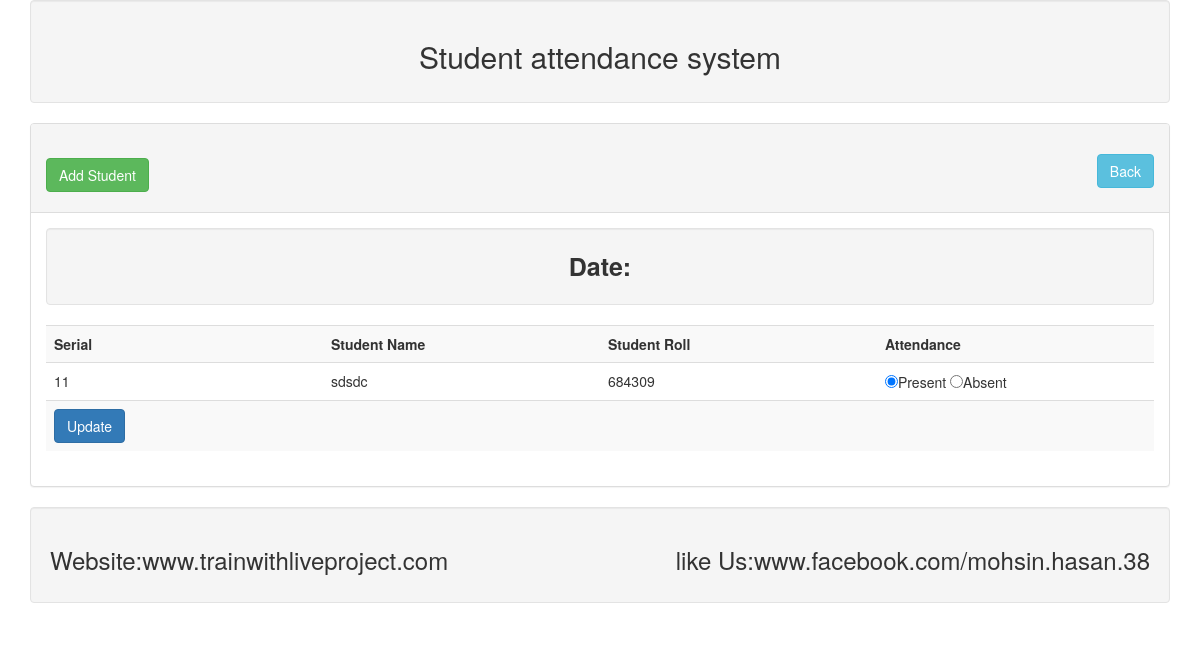
The page /student_view.php on the database its author committed.
### tables this page shows
CREATE TABLE `tbl_student` (
  `id` int(11) NOT NULL,
  `name` varchar(255) NOT NULL,
  `roll` int(11) NOT NULL
);

CREATE TABLE `tbl_attendance` (
  `id` int(11) NOT NULL,
  `roll` int(11) NOT NULL,
  `attend` varchar(30) NOT NULL,
  `attend_time` date NOT NULL
);

### library/Database.php (called while the page is built, shortened)
<?php
Class Database{
 public $host   = DB_HOST;
 public $user   = DB_USER;
 public $pass   = DB_PASS;
 public $dbname = DB_NAME;
 public $link;
private function connectDB(){
 $this->link = new mysqli($this->host, $this->user, $this->pass,
  $this->dbname);
 }
public function select($query){
  $result = $this->link->query($query) or
   die($this->link->error.__LINE__);
  if($result->num_rows > 0){
    return $result;
  } else {
    return false;
  }
 }
}
 ?>

### library/Student.php (called while the page is built, shortened)
<?php
$filepath=realpath(dirname(__FILE__));
include_once ($filepath.'/Database.php');
 ?>
<?php
class Student{
private $db;
  public  function __construct(){
    $this->db = new Database();
  }
            public function getAllData($dt){
              $query = "SELECT tbl_student.name, tbl_attendance.* FROM
                 tbl_student
                INNER JOIN tbl_attendance
                ON tbl_student.roll = tbl_attendance.roll
                WHERE attend_time ='$dt'";
              $result = $this->db->select($query);
              return $result;
            }
}
 ?>

### student_view.php (the view, shortened to what this page needs)
<?php
include 'include\header.php';
include 'library\Student.php';
?>
<?php
$stu = new Student();
$dt = $_GET['dt'];
 ?>
   <div class="panel panel-default">
     <div class="panel-heading">
       <h2>
         <a class="btn btn-success" href="add.php">Add Student</a>
         <a class="btn btn-info pull-right" href="date_view.php">Back </a>
       </h2>
     </div>
     <div class="panel-body">
       <div class="well text-center" style="font-size:25px">
         <strong>Date:</strong> <?php  echo $dt; ?>
       </div>
       <form class="" action="" method="post">
         <table class="table table-striped">
           <tr>
             <th width="25%">Serial</th>
             <th width="25%">Student Name</th>
             <th width="25%">Student Roll</th>
             <th width="25%">Attendance</th>
           </tr>
           <?php
            $get_student = $stu->getAllData($dt);
            if ($get_student) {
              $i = 0;
              while ($value =  $get_student->fetch_assoc()) {
               $i++;
            ?>
            <tr>
              <td><?php echo $i; ?>1</td>
              <td><?php echo $value['name']; ?></td>
              <td><?php echo $value['roll']; ?></td>
              <td>
                <input type="radio" name="attend[<?php echo $value['roll']; ?>]" value="present" <?php if($value['attend'] == "present") {echo "checked";}
                 ?>>Present
                <input type="radio" name="attend[<?php echo $value['roll']; ?>]" value="absent" <?php if($value['attend'] == "absent") {echo "checked";}
                 ?>>Absent
              </td>
            </tr>
         <?php   } } ?>
         <tr>
          <td colspan="4">
            <input type="submit" class="btn btn-primary" name="submit" value="Update">
          </td>
         </tr>
         </table>
       </form>
     </div>
   </div>
<?php include 'include\footer.php'; ?>

### rows shown on the page
tbl_student: name "sdsdc", tbl_attendance.roll "684309"
tbl_attendance: attend "☑"
